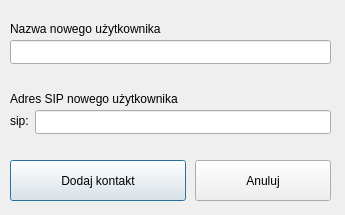
<ui version="4.0" >
 <author>Daniel (dmilith) Dettlaff</author>
 <class>addUserDialog</class>
 <widget class="QDialog" name="addUserDialog" >
  <property name="geometry" >
   <rect>
    <x>0</x>
    <y>0</y>
    <width>345</width>
    <height>215</height>
   </rect>
  </property>
  <property name="windowTitle" >
   <string>Dialog</string>
  </property>
  <widget class="QLineEdit" name="contact_sip_address" >
   <property name="geometry" >
    <rect>
     <x>35</x>
     <y>110</y>
     <width>296</width>
     <height>24</height>
    </rect>
   </property>
   <property name="text" >
    <string/>
   </property>
  </widget>
  <widget class="QLabel" name="label_2" >
   <property name="geometry" >
    <rect>
     <x>10</x>
     <y>90</y>
     <width>201</width>
     <height>18</height>
    </rect>
   </property>
   <property name="text" >
    <string>Adres SIP nowego użytkownika</string>
   </property>
  </widget>
  <widget class="QPushButton" name="add_button" >
   <property name="geometry" >
    <rect>
     <x>10</x>
     <y>160</y>
     <width>176</width>
     <height>41</height>
    </rect>
   </property>
   <property name="text" >
    <string>Dodaj kontakt</string>
   </property>
   <property name="icon" >
    <iconset resource="dsipcom.qrc" >
     <normaloff>:/images/images/accept.png</normaloff>:/images/images/accept.png</iconset>
   </property>
  </widget>
  <widget class="QLabel" name="label" >
   <property name="geometry" >
    <rect>
     <x>10</x>
     <y>20</y>
     <width>201</width>
     <height>18</height>
    </rect>
   </property>
   <property name="text" >
    <string>Nazwa nowego użytkownika</string>
   </property>
  </widget>
  <widget class="QLineEdit" name="contact_name" >
   <property name="geometry" >
    <rect>
     <x>10</x>
     <y>40</y>
     <width>321</width>
     <height>24</height>
    </rect>
   </property>
  </widget>
  <widget class="QPushButton" name="cancel_button" >
   <property name="geometry" >
    <rect>
     <x>195</x>
     <y>160</y>
     <width>136</width>
     <height>41</height>
    </rect>
   </property>
   <property name="text" >
    <string>Anuluj</string>
   </property>
   <property name="icon" >
    <iconset resource="dsipcom.qrc" >
     <normaloff>:/images/images/cancel.png</normaloff>:/images/images/cancel.png</iconset>
   </property>
  </widget>
  <widget class="QLabel" name="label_13" >
   <property name="geometry" >
    <rect>
     <x>10</x>
     <y>110</y>
     <width>26</width>
     <height>21</height>
    </rect>
   </property>
   <property name="text" >
    <string>sip:</string>
   </property>
  </widget>
 </widget>
 <includes/>
 <resources>
  <include location="dsipcom.qrc" />
 </resources>
 <connections/>
 <designerdata>
  <property name="gridDeltaX" >
   <number>5</number>
  </property>
  <property name="gridDeltaY" >
   <number>5</number>
  </property>
  <property name="gridSnapX" >
   <bool>true</bool>
  </property>
  <property name="gridSnapY" >
   <bool>true</bool>
  </property>
  <property name="gridVisible" >
   <bool>true</bool>
  </property>
 </designerdata>
</ui>
